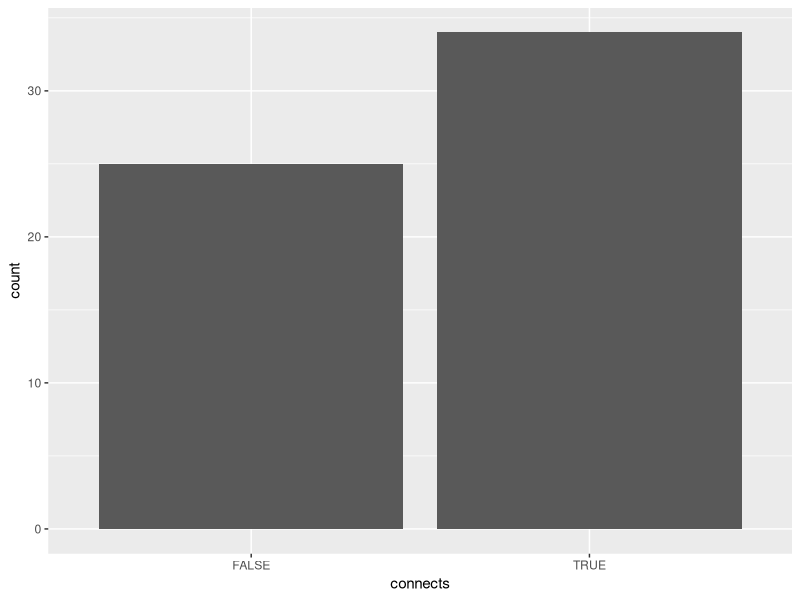
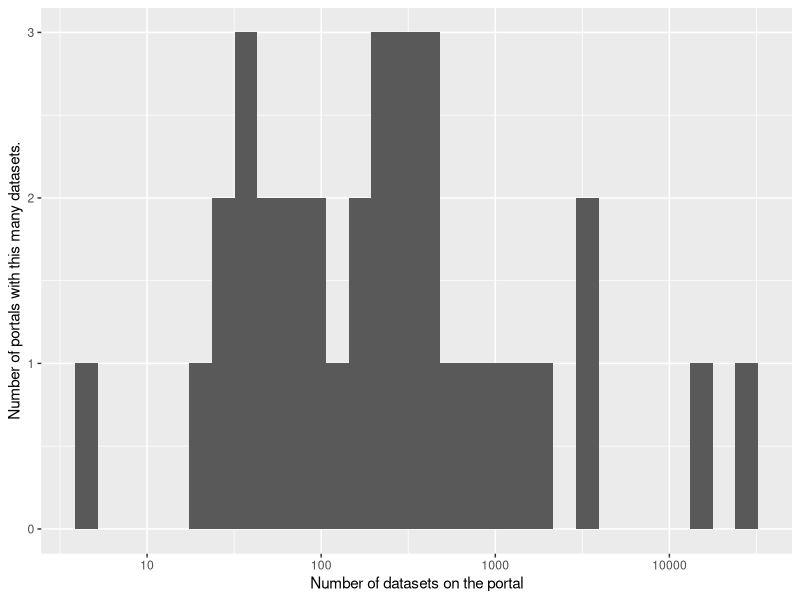
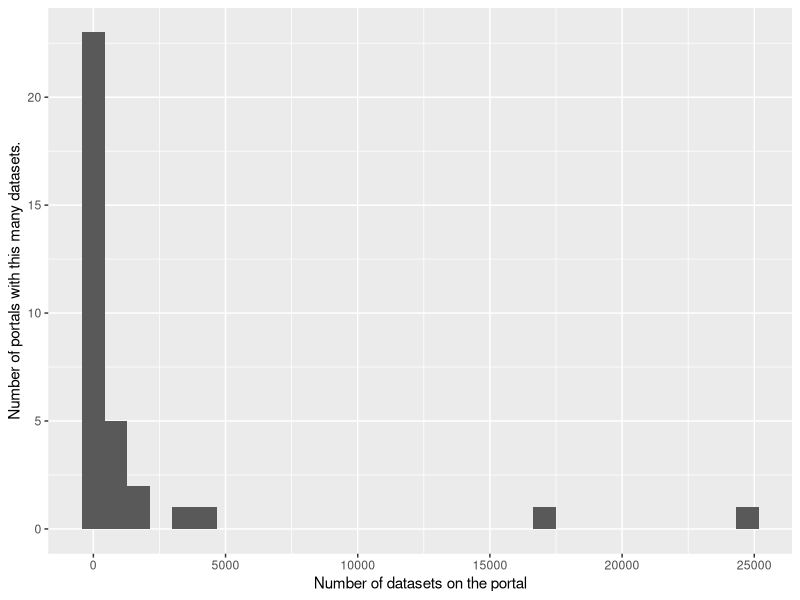
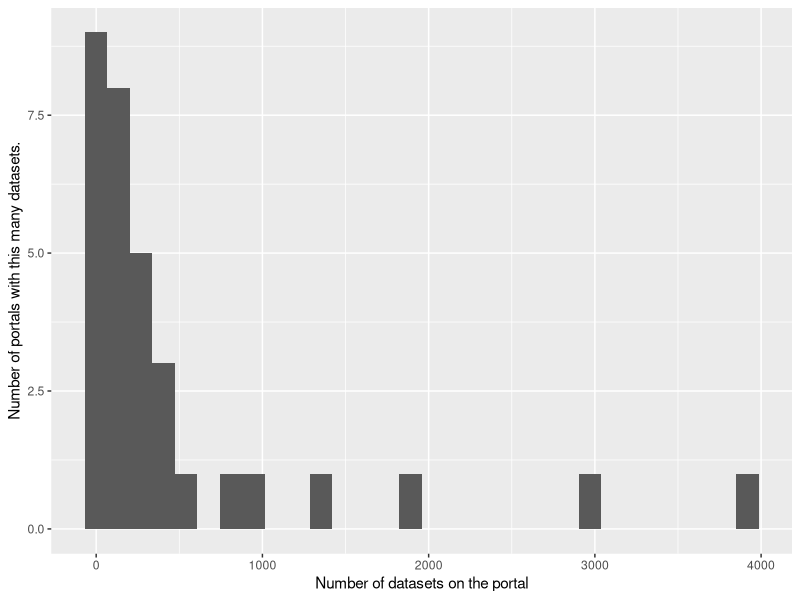

Write the R code that produced these figures, in order.
library(ggplot2)

portals <- read.csv('ckan_workingness.csv')
p1 <- ggplot(portals) + aes(x = connects) + geom_bar()
p2 <- ggplot(subset(portals, connects)) + aes(x = datasets) +
  geom_histogram() +
  scale_x_log10('Number of datasets on the portal', breaks = 10^(0:5)) +
  scale_y_continuous('Number of portals with this many datasets.')

p3 <- ggplot(subset(portals, connects)) +
  aes(x = datasets) + geom_histogram() +
  scale_x_continuous('Number of datasets on the portal') +
  scale_y_continuous('Number of portals with this many datasets.')

p4 <- ggplot(subset(portals, connects & datasets < 10000)) +
  aes(x = datasets) + geom_histogram() +
  scale_x_continuous('Number of datasets on the portal') +
  scale_y_continuous('Number of portals with this many datasets.')


# print(p1)
# print(p2)
# print(p4)

print(subset(portals, datasets > 1000))

print('These are mostly not CKAN portals, even though they were supposed to be.')
print(subset(portals, !connects))

# print('These are failing because they\'re not the root domain.')
# print(subset(portals, grepl('/', portal)))
#                           portal connects datasets
# 3  www.amsterdamopendata.nl/home    FALSE       NA
# 23              data.gov.uk/data    FALSE       NA


# And then, what's wrong with the non-connecting portals?
